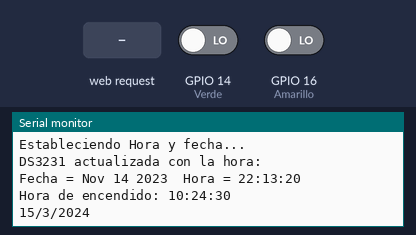
Bench run of a sketch on a simulated ESP8266 (NodeMCU). Parts: the last lines printed to the serial monitor. The test bench sets the inputs (shaded band); at power-on: GPIO 14 (Verde) LOW, GPIO 16 (Amarillo) LOW. The local clock reads 2024-03-15 10:24:30 at power-on unless the sketch sets it; storage starts empty.

Above: at 1.2 s.
1.3 s: GPIO 14 (Verde) driven HIGH
At 2.1 s:
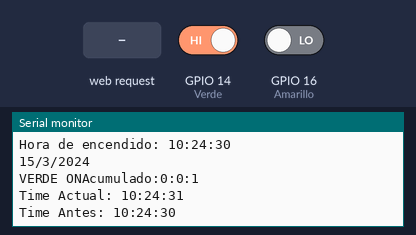
2.8 s: GPIO 16 (Amarillo) driven HIGH
At 3.2 s:
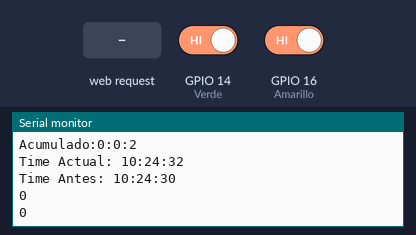
4.3 s: HTTP request GET /down received
At 4.8 s:
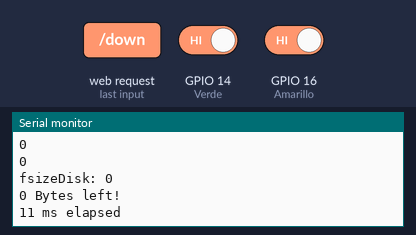
5.8 s: HTTP request GET /form received
At 6.8 s:
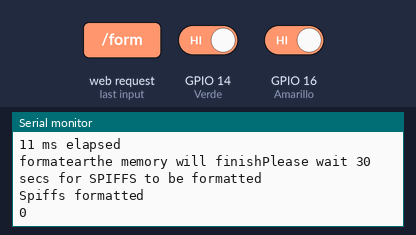
7.3 s: GPIO 14 (Verde) driven LOW
At 7.6 s:
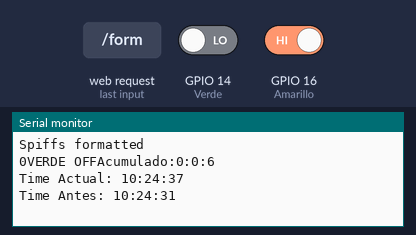
8.8 s: GPIO 16 (Amarillo) driven LOW
At 9.3 s:
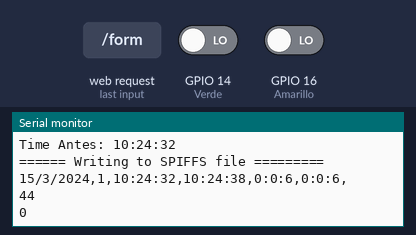
Timing chart, 0 to 11.3 s (numbered marks = the images above; inputs shaded):
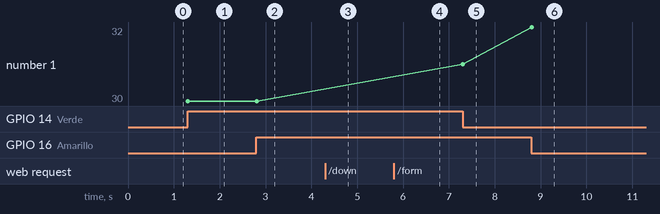

The sketch:

Patlite.ino
```cpp
/*
 * Electromnic Cats
 * Dec 2017
 */
#include <ESP8266WiFi.h>
#include <ESP8266WebServer.h>
#include <Wire.h>
#include <ESP8266mDNS.h>
#include "RTClib.h"
#include "FS.h"


/////////////RTC//////////////

RTC_DS3231 rtc;

/////////////WEB SERVER //////////////
ESP8266WebServer server(80);

const char WiFiAPPSK[] = "12345678";

///VARIABLES DE ESTADOS///

int Amarillo = 16;//16
int AntesAmllo;
int ActualAmllo;
int contadorA1 = 0;

int Verde = 14;//14
int AntesVerde;
int ActualVerde;
int contadorV1 = 0;

///VARIABLES DE TIEMPO RTC///
DateTime TimeGlobal;
int GlobalTimeAcumSeg;
int GlobalTimeAcumMin;
int GlobalTimeAcumHor;
DateTime TimeAntesAmllo;
DateTime TimeActualAmllo;
int TimeONamarilloseg;
int TimeONamarillomin;
int TimeONamarillohor;
int TimeOFFamarilloseg;
int TimeOFFamarillomin;
int TimeOFFamarillohor;
int TimeAcumAmlloOFFseg;
int TimeAcumAmlloOFFmin;
int TimeAcumAmlloOFFhor;
int TimeAcumAmlloONseg;
int TimeAcumAmlloONmin;
int TimeAcumAmlloONhor;
DateTime TimeAntesVerde;
DateTime TimeActualVerde;
int TimeONverdeseg;
int TimeONverdemin;
int TimeONverdehor;
int TimeOFFverdeseg;
int TimeOFFverdemin;
int TimeOFFverdehor;
int TimeAcumVerdeOFFseg;
int TimeAcumVerdeOFFmin;
int TimeAcumVerdeOFFhor;
int TimeAcumVerdeONseg;
int TimeAcumVerdeONmin;
int TimeAcumVerdeONhor;
int datedia;
int datemes;
int dateyear;
int HorDif;
int MinDif;
int SegDif;
int tam_file;
int porce;

/*FUNCIONES*/
void handleRoot();
void handleNotFound();

void setup(void){
  //Entradas y Salidas
  pinMode(Amarillo, INPUT);
  pinMode(Verde, INPUT);
  Serial.begin(115200);

    //HTML
  server.on("/", handleRoot);
  server.on("/down", handleDownload);
  server.on("/form", formatear);
  server.on("/inline", []()
    {
      server.send(200, "text/plain", "this works as well");
    });
  server.onNotFound(handleNotFound);
  setupWiFi();
  server.begin();
  Serial.println(F("HTTP server started"));

  //SPIFFS
    Serial.print("Iniciando SPIFFS card...");
    SPIFFS.begin();

  //ESP8266
  if (MDNS.begin("esp8266"))
    {
      Serial.println(F("MDNS responder started"));
    }

  //RCT

  rtc.begin(); //Inicializamos el RTC
  Serial.println(F("Estableciendo Hora y fecha..."));
  //rtc.adjust(DateTime(F(__DATE__), F(__TIME__)));
  Serial.println(F("DS3231 actualizada con la hora:"));
  Serial.print(F("Fecha = "));
  Serial.print(__DATE__);
  Serial.print(F("  Hora = "));
  Serial.println(__TIME__);

  TimeAntesVerde=TimeAntesAmllo=rtc.now();
   datedia=TimeAntesAmllo.day();
   datemes=TimeAntesAmllo.month();
   dateyear=TimeAntesAmllo.year();
  Serial.print(F("Hora de encendido: "));
  Serial.print(TimeAntesAmllo.hour(), DEC);
  Serial.print(':');
  Serial.print(TimeAntesAmllo.minute(), DEC);
  Serial.print(':');
  Serial.print(TimeAntesAmllo.second(), DEC);
  Serial.println("");
  Serial.print(TimeAntesAmllo.day(), DEC);
  Serial.print('/');
  Serial.print(TimeAntesAmllo.month(), DEC);
  Serial.print('/');
  Serial.print(TimeAntesAmllo.year(), DEC);
  Serial.println("");
}

void loop(void){
  server.handleClient();
  //Calculo de tiempocon RTC
  ActualAmllo= digitalRead(Amarillo);
  ActualVerde = digitalRead(Verde);

  if (AntesAmllo != ActualAmllo) //ha habido un cambio de estado
  {
    if (ActualAmllo==1)
    {
  TimeActualAmllo = rtc.now();
  TimeONamarillohor = TimeActualAmllo.hour();  //Para poder restarle
  TimeONamarillomin = TimeActualAmllo.minute();  //Para poder restarle
  TimeONamarilloseg = TimeActualAmllo.second();  //Tiempo de Cambios
  TimeOFFamarillohor = 0;  //Para poder restarle
  TimeOFFamarillomin = 0;  //Para poder restarle
  TimeOFFamarilloseg = 0;  //Tiempo de Cambios

      Serial.println(F("AMARILLO ON "));
      DiferenciaTiempos(TimeActualAmllo, TimeAntesAmllo, TimeAcumAmlloOFFhor, TimeAcumAmlloOFFmin, TimeAcumAmlloOFFseg);
      TimeAcumAmlloOFFseg=GlobalTimeAcumSeg;
      TimeAcumAmlloOFFmin=GlobalTimeAcumMin;
      TimeAcumAmlloOFFhor=GlobalTimeAcumHor;
      Serial.print(F("Time Actual: "));
      ImpresionDeTiempos (TimeActualAmllo);
      Serial.println("");
      Serial.print(F("Time Antes: "));
      ImpresionDeTiempos (TimeAntesAmllo);
      Serial.println("");;
      contadorA1++;
    }

    else //actualA==0
      {
        TimeActualAmllo = rtc.now();
        TimeOFFamarillohor = TimeActualAmllo.hour();  //Para poder restarle
        TimeOFFamarillomin = TimeActualAmllo.minute();  //Para poder restarle
        TimeOFFamarilloseg = TimeActualAmllo.second();  //Tiempo de Cambios
        Serial.print(F("AMARILLO OFF "));
        DiferenciaTiempos(TimeActualAmllo, TimeAntesAmllo, TimeAcumAmlloONhor, TimeAcumAmlloONmin, TimeAcumAmlloONseg);
        TimeAcumAmlloONseg=GlobalTimeAcumSeg;
        TimeAcumAmlloONmin=GlobalTimeAcumMin;
        TimeAcumAmlloONhor=GlobalTimeAcumHor;
        Serial.print(F("Time Actual: "));
        ImpresionDeTiempos (TimeActualAmllo);
        Serial.println(F(""));
        Serial.print(F("Time Antes: "));
        ImpresionDeTiempos (TimeAntesAmllo);
        Serial.println("");
        sdcard(contadorA1, TimeONamarillohor, TimeONamarillomin, TimeONamarilloseg, TimeOFFamarillohor, TimeOFFamarillomin, TimeOFFamarilloseg, TimeAcumAmlloONhor, TimeAcumAmlloONmin, TimeAcumAmlloONseg);
      }
      TimeAntesAmllo = TimeActualAmllo;
      AntesAmllo = ActualAmllo;
      porce=(tam_file/3600);
      Serial.println(tam_file);
      Serial.println(porce);
  }
     if (AntesVerde != ActualVerde) //ha habido un cambio de estado
  {
    if (ActualVerde==1)
    {
      TimeActualVerde = rtc.now();
     TimeONverdehor = TimeActualVerde.hour();  //Para poder restarle
     TimeONverdemin = TimeActualVerde.minute();  //Para poder restarle
     TimeONverdeseg = TimeActualVerde.second();  //Tiempo de Cambios
     TimeOFFverdehor = 0;  //Para poder restarle
     TimeOFFverdemin = 0;  //Para poder restarle
     TimeOFFverdeseg = 0;  //Tiempo de Cambios
      Serial.print("VERDE ON");
      DiferenciaTiempos(TimeActualVerde, TimeAntesVerde, TimeAcumVerdeOFFhor, TimeAcumVerdeOFFmin, TimeAcumVerdeOFFseg);
      TimeAcumVerdeOFFseg=GlobalTimeAcumSeg;
      TimeAcumVerdeOFFmin=GlobalTimeAcumMin;
      TimeAcumVerdeOFFhor=GlobalTimeAcumHor;
      Serial.print(F("Time Actual: "));
      ImpresionDeTiempos (TimeActualVerde);
      Serial.println(F(""));
      Serial.print(F("Time Antes: "));
      ImpresionDeTiempos (TimeAntesVerde);
      Serial.println("");
      contadorV1++;
    }
    else //actualA==0
      {
        TimeActualVerde = rtc.now();
     TimeOFFverdehor = TimeActualVerde.hour();  //Para poder restarle
     TimeOFFverdemin = TimeActualVerde.minute();  //Para poder restarle
     TimeOFFverdeseg = TimeActualVerde.second();  //Tiempo de Cambios
        Serial.print("VERDE OFF");
        DiferenciaTiempos(TimeActualVerde, TimeAntesVerde, TimeAcumVerdeONhor, TimeAcumVerdeONmin, TimeAcumVerdeONseg);
        TimeAcumVerdeONseg=GlobalTimeAcumSeg;
        TimeAcumVerdeONmin=GlobalTimeAcumMin;
        TimeAcumVerdeONhor=GlobalTimeAcumHor;
        Serial.print(F("Time Actual: "));
        ImpresionDeTiempos (TimeActualVerde);
        Serial.println(F(""));
        Serial.print(F("Time Antes: "));
        ImpresionDeTiempos (TimeAntesVerde);
        Serial.println("");
      }
      TimeAntesVerde = TimeActualVerde;
      AntesVerde = ActualVerde;
  }
  delay (10);
}

void setupWiFi()
{
  WiFi.mode(WIFI_AP);
  // Do a little work to get a unique-ish name. Append the
  // last two bytes of the MAC (HEX'd) to "Thing-":
  uint8_t mac[WL_MAC_ADDR_LENGTH];
  WiFi.softAPmacAddress(mac);
  String macID = String(mac[WL_MAC_ADDR_LENGTH - 2], HEX) +
                 String(mac[WL_MAC_ADDR_LENGTH - 1], HEX);
  macID.toUpperCase();
  String AP_NameString = "Torreta" + macID;

  char AP_NameChar[AP_NameString.length() + 1];
  memset(AP_NameChar, 0, AP_NameString.length() + 1);

  for (int i=0; i<AP_NameString.length(); i++)
  AP_NameChar[i] = AP_NameString.charAt(i);

  WiFi.softAP(AP_NameChar, WiFiAPPSK);
}
//HTML
void handleRoot() {
  //Serial.println("Conectado a html");
  char temp[2500];
    snprintf (temp, 2500,
          "<html>\
            <head>\
            <meta http-equiv='refresh' content='1'/>\
            <title>\Torreta ESP</title>\
            <STYLE type='text/css'>\
            H1 { text-align: center}\
            </STYLE>\
            <style>\
            body { background-color: #000000; font-family: Arial, Helvetica, Sans-Serif; Color: #FFFFFF; }\
            </style>\
            <script type='text/javascript'>\
            function ConfirmDemo() {\
            var mensaje = confirm('Al iniciar un nuevo historial se borraran los datos anteriores Desea continual?');\
            if (mensaje) {document.historial.submit();}\
            else {alert('Seguimiento historial')}\
            }\
            </script>\
            </head>\
            <body>\
              <h1>TORRETA</h1>\
              <style>\
              div   { text-align: center; }\
              table { margin: auto; }\
              </style>\
              <table>\
              </tr>\
              <th>\Memoria utilizada:</th>\
              <td>\%02d%</td>\
              </tr>\
              </table>\
              </div>\
              <table>\
                <tr>\
                  <th>\Color de torreta</th>\
                  <th>\Estado</th>\
                  <th>\Fecha</th>\
                  <th>\Veces Encendido</th>\
                  <th>\Hora encendido</th>\
                  <th>\Hora apagado</th>\
                  <th>\Tiempo Encendido</th>\
                </tr>\
                <tr>\
                  <td>\Amarillo</td>\
                  <td>\%01d</td>\
                  <td>\%02d/%02d/%02d</td>\
                  <td>\%01d</td>\
                  <td>\%02d:%02d:%02d</td>\
                  <td>\%02d:%02d:%02d</td>\
                  <td>\%02d:%02d:%02d</td>\
                </tr>\
                <tr>\
                  <td>\Verde</td>\
                  <td>\%01d</td>\
                  <td>\%02d/%02d/%02d</td>\
                  <td>\%01d</td>\
                  <td>\%02d:%02d:%02d</td>\
                  <td>\%02d:%02d:%02d</td>\
                  <td>\%02d:%02d:%02d</td>\
                </tr>\
              </table>\
              <div>\
              <style type='text/css'>\
              <!-- .centrar { text-align:center; }-->\
              </style>\
              <a href='/down'>Descargar historial</a>\
              <form name=historial action='/form'>\
              <input type='button' onclick='ConfirmDemo()' value='Nuevo historial' />\
              </form>\
            </body>\
            </html>"
         ,porce
         ,ActualAmllo, datedia, datemes, dateyear, contadorA1, TimeONamarillohor, TimeONamarillomin, TimeONamarilloseg,TimeOFFamarillohor, TimeOFFamarillomin,TimeOFFamarilloseg, TimeAcumAmlloONhor, TimeAcumAmlloONmin, TimeAcumAmlloONseg
         ,ActualVerde, datedia, datemes, dateyear, contadorV1, TimeONverdehor, TimeONverdemin, TimeONverdeseg, TimeOFFverdehor, TimeOFFverdemin, TimeOFFverdeseg, TimeAcumVerdeONhor, TimeAcumVerdeONmin, TimeAcumVerdeONseg
        );
   server.send ( 200, "text/html", temp );
}

void handleNotFound(){
  String message = "File Not Found\n\n";
  message += "URI: ";
  message += server.uri();
  message += "\nMethod: ";
  message += (server.method() == HTTP_GET)?"GET":"POST";
  message += "\nArguments: ";
  message += server.args();
  message += "\n";
  for (uint8_t i=0; i<server.args(); i++){
    message += " " + server.argName(i) + ": " + server.arg(i) + "\n";
  }
  server.send(404, "text/plain", message);
}

void DiferenciaTiempos(DateTime TimeActual, DateTime TimeAntes, int TimeAcumHor, int TimeAcumMin, int TimeAcumSeg)
{
  GlobalTimeAcumSeg=0;
  GlobalTimeAcumMin=0;
  GlobalTimeAcumHor=0;
  int Hor = TimeActual.hour();  //Para poder restarle
  int Min = TimeActual.minute();  //Para poder restarle
   SegDif = (TimeActual.second()-TimeAntes.second());  //Tiempo de Cambios
  if(SegDif<0)
  {
    SegDif = 60 + SegDif;
    Min = Min - 1;  //TimeActual.minute() - 1
  }
  TimeAcumSeg = SegDif + TimeAcumSeg; //Segundos totales
  MinDif = Min - TimeAntes.minute();
  if(MinDif<0)
  {
    MinDif = 60 + MinDif;
    Hor = Hor - 1;  //TimeActual.hour() - 1
  }
  TimeAcumMin = MinDif + TimeAcumMin; //Minutos totales
   HorDif = Hor - TimeAntes.hour();
  TimeAcumHor = HorDif + TimeAcumHor; //Horas totales

  int mindiv=TimeAcumSeg/60;
  if(0<mindiv)
  {
    TimeAcumMin=TimeAcumMin+mindiv;
    TimeAcumSeg=TimeAcumSeg-(mindiv*60);
  }
  GlobalTimeAcumSeg=TimeAcumSeg;
  int hordiv=TimeAcumSeg/60;
  if(0<mindiv)
  {
    TimeAcumHor=TimeAcumHor+hordiv;
    TimeAcumMin=TimeAcumMin-(hordiv*60);
  }
  GlobalTimeAcumMin=TimeAcumMin;
  GlobalTimeAcumHor=TimeAcumHor;

  Serial.print(F("Acumulado:"));
  Serial.print(HorDif);
  Serial.print(':');
  Serial.print(MinDif);
  Serial.print(':');
  Serial.print(SegDif);
  Serial.println(F(""));
}

void ImpresionDeTiempos(DateTime TimeGlobal)
{
  Serial.print(TimeGlobal.hour());
  Serial.print(':');
  Serial.print(TimeGlobal.minute());
  Serial.print(':');
  Serial.print(TimeGlobal.second());
}

void sdcard(int count, int horON, int minON, int segON, int OFFhor, int OFFmin, int OFFseg, int acuhr, int acumin, int acumseg)
{
  int tam;
  String dataString="";
  dataString += String(datedia);//valor que va en el contador
  dataString +="/";
  dataString += String(datemes);//valor que va en el contador
  dataString +="/";
  dataString += String(dateyear);//valor que va en el contador
  dataString +=","; //la coma deja divir en columnas
  dataString += String(count);//valor que va en el contador
  dataString +=","; //la coma deja divir en columnas
  dataString += String(horON);//valor que va en el contador
  dataString +=":";
  dataString += String(minON);//valor que va en el contador
  dataString +=":";
  dataString += String(segON);//valor que va en el contador
  dataString +=","; //la coma deja divir en columnas
  dataString += String(OFFhor);//valor que va en el contador
  dataString +=":";
  dataString += String(OFFmin);//valor que va en el contador
  dataString +=":";
  dataString += String(OFFseg);//valor que va en el contador
  dataString +=","; //la coma deja divir en columnas
  dataString += String(HorDif);//valor que va en el contador
  dataString +=":";
  dataString += String(MinDif);//valor que va en el contador
  dataString +=":";
  dataString += String(SegDif);//valor que va en el contador
  dataString +=","; //la coma deja divir en columnas
  dataString += String(acuhr);//valor que va en el contador
  dataString +=":";
  dataString += String(acumin);//valor que va en el contador
  dataString +=":";
  dataString += String(acumseg);//valor que va en el contador
  dataString +=","; //la coma deja divir en columnas

  // open file for writing
  File f = SPIFFS.open("/f.txt", "a+");
  if (!f) {
      Serial.println("file open failed");
  }
  Serial.println("====== Writing to SPIFFS file =========");
  // write strings to file
  f.println(dataString);
  Serial.println(dataString);
      int size=f.size();
     if (size>360000)
        {
         Serial.print("formatear");
         Serial.print("the memory will finish");
         //Next lines have to be done ONLY ONCE!!!!!When SPIFFS is formatted ONCE you can comment these lines out!!
         Serial.println("Please wait 30 secs for SPIFFS to be formatted");
         SPIFFS.format();
         Serial.println("Spiffs formatted");
         Serial.print(size);
        }
  tam_file=size;
  f.close();
  }
  void handleDownload()
  {
    int32_t time = millis();
    // open file for reading
    File dataFile = SPIFFS.open("/f.txt", "a+");//guardar mas datos
    int fsizeDisk = dataFile.size();
    Serial.print("fsizeDisk: "); Serial.println(fsizeDisk);

    String WebString = "";
    WebString += "HTTP/1.1 200 OK\r\n";
    WebString += "Content-Type: text/plain\r\n";
    WebString += "Content-Disposition: attachment; filename=\"datalog.csv\"\r\n";
    WebString += "Content-Length: " + String(fsizeDisk) + "\r\n";
    WebString += "\r\n";
    server.sendContent(WebString);

    char buf[1024];
    int siz = dataFile.size();
    while(siz > 0) {
        size_t len = std::min((int)(sizeof(buf) - 1), siz);
        dataFile.read((uint8_t *)buf, len);
        server.client().write((const char*)buf, len);
        siz -= len;
    }
    Serial.print(siz);
    Serial.println(" Bytes left!");

    dataFile.close();
    time = millis() - time;
    Serial.print(time); Serial.println(" ms elapsed");
}
void formatear()
{
         Serial.print("formatear");
         Serial.print("the memory will finish");
         //Next lines have to be done ONLY ONCE!!!!!When SPIFFS is formatted ONCE you can comment these lines out!!
         Serial.println("Please wait 30 secs for SPIFFS to be formatted");
         SPIFFS.format();
         Serial.println("Spiffs formatted");
         Serial.print(tam_file);
  }
```

Measured:
- after the input at 1.3 s, the serial monitor: prints a new line at once (image 1)
- after the input at 2.8 s, the serial monitor: prints a new line at once (image 2)
- after the input at 4.3 s, the serial monitor: prints a new line at once (image 3)
- after the input at 5.8 s, the serial monitor: prints a new line at once (image 4)
- after the input at 7.3 s, the serial monitor: prints a new line at once (image 5)
- after the input at 8.8 s, the serial monitor: prints a new line at once (image 6)
- plotted number 1: 30 → 31 after the input at 7.3 s, 31 → 32 after the input at 8.8 s
